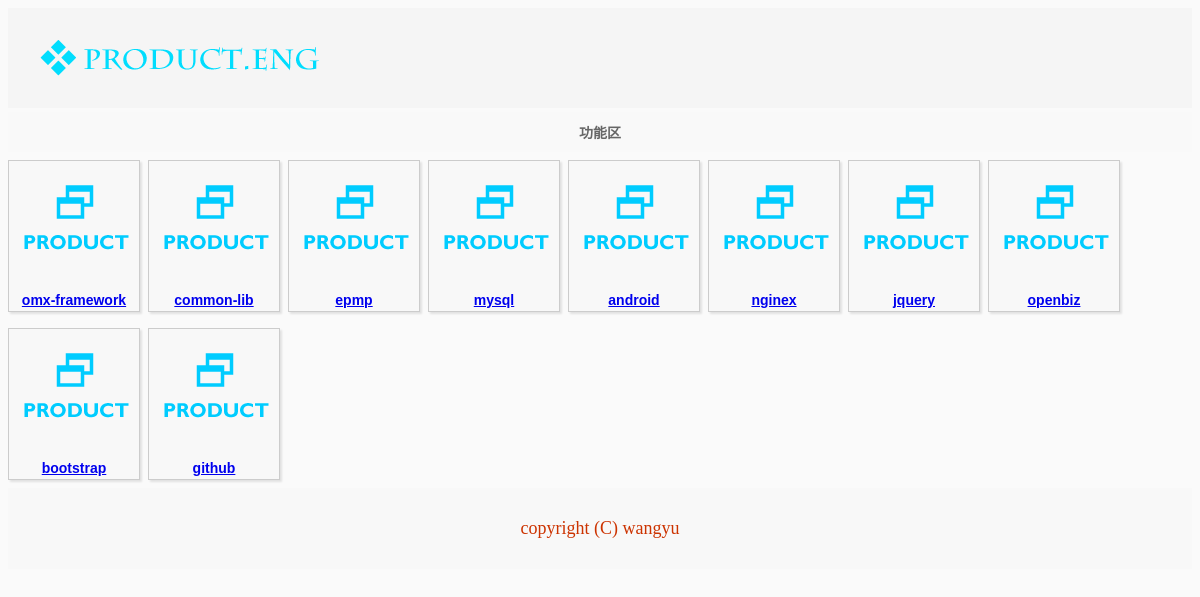
The app's page /business/product/product_manage_list.php (signed in) with its own data.
### tables this page shows
create table product_base
(
    id int auto_increment primary key,
    product_name char(32) not null,
    create_user_id int not null,
    create_date datetime not null,
    manage_group_id int not null,
    develop_group_id int not null,
    flags int not null,
    picture varchar(32),
    description varchar(32),
    index (product_name)
);

### business/product/product_base_tab.php (the view, shortened to what this page needs)
<?php
class product_base_tab
{
	public function get_manage_record($usr_id, $from, $to)
	{
		$sql  = "select * from product_base where $usr_id = 1 or ";
		$sql .= " manage_group_id in (select group_id from group_user where user_id = $usr_id)";
		$sql .= " limit $from, $to";
		$ret = mysql_query($sql);
		return $ret;
	}
}
class product_view
{
	public function show($row)
	{
		echo "
		<div class=\"thumbnail_box\">
			<a href=\"../version/version_list.php?product_id={$row['id']}\">
				<img class=\"thumbnail_picture\" src=\"../../images/product.png\">
				<p class=\"thumbnail_desc\" align=\"center\">{$row['product_name']}</p>
			</a>
		</div>
		";
	}
}
?>

### business/product/product_manage_list.php (shortened to what this page needs)
<?php
require_once("product_base_tab.php");
?>
<html>
<head>
<link href="../../css/basic.css" rel="stylesheet" type="text/css">
</head>
<body>
	<div class="banner">
		<img src="../../images/banner.png">
	</div>
	<div class="delimeter_block" align="center">功能区</div>
	<?php
	$tab = new product_base_tab();
	$view = new product_view();
	$tab->init();
	$ret = $tab->get_manage_record($_SESSION["userid"], 0, 10000);
	while($row = mysql_fetch_array($ret))
	{
		$view->show($row);
	}
	?>
	<div class="footer" align="center">
		<p> copyright (C) wangyu </p>
	</div>
</body>
</html>

### css/basic.css (style rules this page uses)
body { background-color:#FAFAFA; font-family: Helvetica, sans-serif; }
.banner { background-color:#F5F5F5; width:100%; height:auto; display:block; float:left; }
.footer { display:block; float:left; background-color:#F8F8F8; width:100%; padding:12 0 12 0; color:#CC3300; font-family:"Gill Sans MT Pro Book"; font-size:18px; }
.thumbnail_box { display:inline; float:left; background-color:#F8F8F8; border-color:#CCCCCC; border-style:solid; border-width:1; width:auto; height:auto; color:#999999; padding:1 1 1 1; margin:8 8 8 0; box-shadow: 2px 2px 2px rgba(0,0,0,0.1); }
.thumbnail_picture { width:128; height:128; }
.thumbnail_desc { margin:2 2 2 2; font-size:14px; font-family:Helvetica, Arial, sans-serif; font-weight:bold; }
.delimeter_block { display:block; float:left; width:100%; height:auto; padding:10 0 10 0; margin:4 0 0 0 ; background-color:#F9F9F9; color:#666666; font-size:14px; font-weight:bold; }

### records on screen
product_base: product_name "omx-framework"
product_base: product_name "common-lib"
product_base: product_name "epmp"
product_base: product_name "mysql"
product_base: product_name "android"
product_base: product_name "nginex"
product_base: product_name "jquery"
product_base: product_name "openbiz"
product_base: product_name "bootstrap"
product_base: product_name "github"
